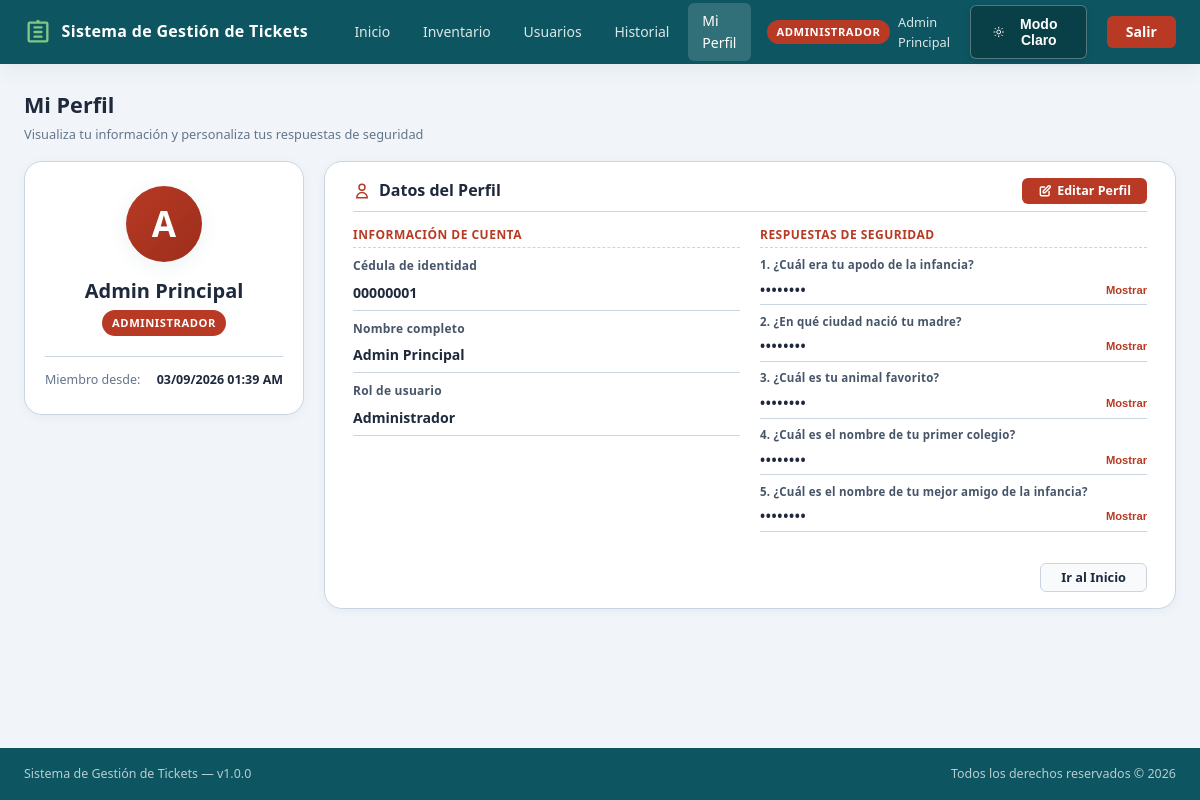
/perfil.php (signed in), run on the app's committed database.
### tables this page shows
CREATE TABLE IF NOT EXISTS Usuarios (
    Cedula     VARCHAR(8)  NOT NULL,
    Contrasena VARCHAR(64) NOT NULL,    
    Pregunta1_Rpta VARCHAR(255) NOT NULL,
    Pregunta2_Rpta VARCHAR(255) NOT NULL,
    Pregunta3_Rpta VARCHAR(255) NOT NULL,
    Pregunta4_Rpta VARCHAR(255) NOT NULL,
    Pregunta5_Rpta VARCHAR(255) NOT NULL,
    PRIMARY KEY (Cedula, Contrasena),
    FOREIGN KEY (Cedula) REFERENCES Perfiles(Cedula) ON DELETE CASCADE
);

CREATE TABLE IF NOT EXISTS Perfiles (
    Cedula   VARCHAR(8)                                   PRIMARY KEY,
    Rol      ENUM('Administrador', 'Operador', 'Tecnico') NOT NULL,
    Activo   BOOLEAN                                      DEFAULT TRUE,
    Nombre   VARCHAR(100)                                 NOT NULL,
    Cre_Per  DATETIME                                     DEFAULT CURRENT_TIMESTAMP,
    Upd_Per  DATETIME                                     DEFAULT CURRENT_TIMESTAMP ON UPDATE CURRENT_TIMESTAMP
);

### includes/auth.php (called while the page is built, shortened)
<?php
function dashboardUrl(): string {
    switch ($_SESSION['rol'] ?? '') {
        case 'Administrador': return 'admin/dashboard.php';
    }
}

### perfil.php (the view, shortened to what this page needs)
<?php
require_once __DIR__ . '/config/db.php';
require_once __DIR__ . '/includes/auth.php';
$cedula = $_SESSION['cedula'];
$stmt = $conn->prepare("
    SELECT p.Cedula, p.Nombre, p.Rol, p.Cre_Per, u.Pregunta1_Rpta, u.Pregunta2_Rpta, u.Pregunta3_Rpta, u.Pregunta4_Rpta, u.Pregunta5_Rpta
    FROM Perfiles p
    INNER JOIN Usuarios u ON p.Cedula = u.Cedula
    WHERE p.Cedula = ?
    LIMIT 1
");
$stmt->bind_param('s', $cedula);
$stmt->execute();
$user = $stmt->get_result()->fetch_assoc();
$preguntas_seguridad = [
    1 => '¿Cuál era tu apodo de la infancia?',
    2 => '¿En qué ciudad nació tu madre?',
    3 => '¿Cuál es tu animal favorito?',
    4 => '¿Cuál es el nombre de tu primer colegio?',
    5 => '¿Cuál es el nombre de tu mejor amigo de la infancia?'
];
require_once __DIR__ . '/includes/header.php';
?>
<div class="page-header" style="margin-bottom: 1rem;">
    <div>
        <h1 style="font-size:1.35rem; margin-bottom: 0.1rem;">Mi Perfil</h1>
        <p style="font-size:0.8rem; margin:0;">Visualiza tu información y personaliza tus respuestas de seguridad</p>
    </div>
</div>
<div class="profile-bento-layout">
    <div class="bento-card" style="display:flex; flex-direction:column; align-items:center; justify-content:center; text-align:center; padding: 1.5rem 1.25rem; max-height: 380px;">
        <div style="width: 76px; height: 76px; border-radius: 50%; background: linear-gradient(135deg, var(--verde-grama), var(--verde-hover)); display: flex; align-items: center; justify-content: center; color: white; font-size: 2.2rem; font-weight: 700; margin-bottom: 0.85rem; box-shadow: var(--shadow-md);">
            <?= strtoupper(substr($user['Nombre'], 0, 1)) ?>
        </div>
        <h2 style="font-size: 1.25rem; font-weight: 800; color: var(--text-primary); margin-bottom: 0.15rem; word-break: break-word;"><?= htmlspecialchars($user['Nombre']) ?></h2>
        <span class="role-pill role-<?= strtolower($user['Rol']) ?>" style="font-size: 0.7rem; padding: 0.25rem 0.65rem; margin-bottom: 1.25rem;"><?= htmlspecialchars($user['Rol'] === 'Tecnico' ? 'Técnico' : $user['Rol']) ?></span>
        <div style="width: 100%; border-top: 1px solid var(--border-color); padding-top: 0.85rem; text-align: left; font-size: 0.78rem;">
            <div style="display: flex; justify-content: space-between; align-items: center; gap: 0.5rem; white-space: nowrap;">
                <span class="text-muted" style="white-space: nowrap;">Miembro desde:</span>
                <span style="font-weight: 600; color: var(--text-primary); white-space: nowrap;"><?= date('d/m/Y h:i A', strtotime($user['Cre_Per'])) ?></span>
            </div>
        </div>
    </div>
    <div class="bento-card" style="padding: 1rem 1.75rem;">
        <div class="card-header" style="margin-bottom: 0.85rem; padding-bottom: 0.4rem; border-bottom: 1px solid var(--border-color); display: flex; justify-content: space-between; align-items: center;">
            <h3 class="card-title" style="margin: 0; font-size: 1rem; font-weight: 700; color: var(--text-primary); display: flex; align-items: center; gap: 0.5rem;">
                <svg class="card-icon" viewBox="0 0 24 24" fill="none" xmlns="http://www.w3.org/2000/svg" style="width:18px; height:18px; color:var(--verde-grama);">
                    <path d="M16 7a4 4 0 11-8 0 4 4 0 018 0zM12 14a7 7 0 00-7 7h14a7 7 0 00-7-7z" stroke="currentColor" stroke-width="2" stroke-linecap="round"/>
                </svg>
                Datos del Perfil
            </h3>
            <button type="button" id="btnToggleEdit" class="btn btn-primary btn-sm" style="margin: 0; padding: 0.4rem 1rem; display: flex; align-items: center; gap: 0.35rem; font-size: 0.78rem;">
                Editar Perfil
            </button>
        </div>
        <div id="profileViewBlock">
            <div class="register-grid" style="gap: 1.25rem;">
                <div class="register-grid-col">
                    <h4 style="font-size:0.75rem; font-weight:700; color:var(--verde-grama); margin-bottom: 0.5rem; border-bottom: 1px dashed var(--border-color); padding-bottom: 0.15rem; text-transform: uppercase; letter-spacing:0.04em;">
                        Información de Cuenta
                    </h4>
                    <div class="form-group" style="margin-bottom: 0.5rem;">
                        <span class="form-label" style="color:var(--text-secondary); margin-bottom: 0.05rem; font-size: 0.75rem;">Cédula de identidad</span>
                        <div style="font-size: 0.88rem; font-weight: 600; color: var(--text-primary); padding: 0.35rem 0; border-bottom: 1px solid var(--border-color);"><?= htmlspecialchars($user['Cedula']) ?></div>
                    </div>
                    <div class="form-group" style="margin-bottom: 0.5rem;">
                        <span class="form-label" style="color:var(--text-secondary); margin-bottom: 0.05rem; font-size: 0.75rem;">Nombre completo</span>
                        <div style="font-size: 0.88rem; font-weight: 600; color: var(--text-primary); padding: 0.35rem 0; border-bottom: 1px solid var(--border-color);"><?= htmlspecialchars($user['Nombre']) ?></div>
                    </div>
                    <div class="form-group" style="margin-bottom: 0.5rem;">
                        <span class="form-label" style="color:var(--text-secondary); margin-bottom: 0.05rem; font-size: 0.75rem;">Rol de usuario</span>
                        <div style="font-size: 0.88rem; font-weight: 600; color: var(--text-primary); padding: 0.35rem 0; border-bottom: 1px solid var(--border-color);"><?= htmlspecialchars($user['Rol'] === 'Tecnico' ? 'Técnico' : $user['Rol']) ?></div>
                    </div>
                </div>
                <div class="register-grid-col">
                    <h4 style="font-size:0.75rem; font-weight:700; color:var(--verde-grama); margin-bottom: 0.5rem; border-bottom: 1px dashed var(--border-color); padding-bottom: 0.15rem; text-transform: uppercase; letter-spacing:0.04em;">
                        Respuestas de Seguridad
                    </h4>
                    <?php for ($i = 1; $i <= 5; $i++): ?>
                        <div class="form-group" style="margin-bottom: 0.45rem;">
                            <span class="form-label" style="color:var(--text-secondary); margin-bottom: 0.02rem; font-size: 0.72rem;"><?= $i ?>. <?= htmlspecialchars($preguntas_seguridad[$i]) ?></span>
                            <div style="font-size: 0.85rem; font-weight: 600; color: var(--text-primary); padding: 0.25rem 0; border-bottom: 1px solid var(--border-color); display: flex; justify-content: space-between; align-items: center;">
                                <span class="mask-answer" data-answer="<?= htmlspecialchars($user['Pregunta'.$i.'_Rpta']) ?>" style="letter-spacing: 0.05em;">••••••••</span>
                                <button type="button" class="btn-toggle-mask" style="background: none; border: none; color: var(--verde-grama); cursor: pointer; font-size: 0.7rem; font-weight: 700; padding: 0;" onclick="toggleAnswerMask(this)">Mostrar</button>
                            </div>
                        </div>
                    <?php endfor; ?>
                </div>
                <div class="register-footer-actions" style="margin-top: 0.2rem; justify-content: flex-end; flex-direction: row; gap: 1rem; width: 100%;">
                    <a href="<?= dashboardUrl() ?>" class="btn btn-secondary" style="margin: 0; padding: 0.45rem 1.25rem; font-size: 0.8rem;">Ir al Inicio</a>
                </div>
            </div>
        </div>
    </div>
</div>
<?php
require_once __DIR__ . '/includes/footer.php';
?>

### assets/css/style.css (style rules this page uses)
:root { --verde-grama: #b83a24; --verde-hover: #9c2e1b; --verde-light: #fef2f2; --verde-mid: #b83a24; --rojo: #b83a24; --rojo-hover: #9c2e1b; --rojo-light: #fdf2f2; --blanco: #ffffff; --bg-page: #f1f5f9; --bg-card: #ffffff; --bg-card-alt: #f8fafc; --bg-navbar: #0d5661; --bg-footer: #0d5661; --text-primary: #1e293b; --text-secondary: #475569; --text-muted: #64748b; --text-navbar: #ffffff; --border-color: #cbd5e1; --border-focus: #0d5661; --shadow-sm: 0 2px 8px rgba(13,86,97,0.06); --shadow-md: 0 4px 20px rgba(13,86,97,0.08); --shadow-lg: 0 8px 40px rgba(13,86,97,0.12); --input-bg: #ffffff; --table-header: #f8fafc; --table-row-alt: #f8fafc; --table-row-hover: #f1f5f9; --badge-bg: #f1f5f9; --btn-shadow: rgba(184,58,36,0.3); --focus-shadow: rgba(13,86,97,0.15); --blue-accent: #1565c0; --font-sans: 'Segoe UI', system-ui, -apple-system, sans-serif; --radius-sm: 6px; --radius-md: 12px; --radius-lg: 18px; --transition: 0.25s ease; }
*, *::before, *::after { box-sizing: border-box; margin: 0; padding: 0; }
html { scroll-behavior: smooth; font-size: 16px; }
body { font-family: var(--font-sans); background: var(--bg-page); color: var(--text-primary); line-height: 1.6; min-height: 100vh; display: flex; flex-direction: column; transition: background var(--transition), color var(--transition); }
a { color: var(--verde-grama); text-decoration: none; transition: color var(--transition); }
.role-pill { display: inline-block; padding: 0.2rem 0.6rem; border-radius: 99px; font-size: 0.7rem; font-weight: 700; text-transform: uppercase; letter-spacing: 0.05em; }
.role-administrador { background: var(--verde-grama); color: #fff; }
.btn { display: inline-flex; align-items: center; gap: 0.4rem; padding: 0.55rem 1.2rem; border-radius: var(--radius-sm); border: none; cursor: pointer; font-family: var(--font-sans); font-size: 0.875rem; font-weight: 600; text-decoration: none; transition: all var(--transition); line-height: 1; }
.btn-primary { background: var(--verde-grama); color: #fff; }
.btn-secondary { background: var(--bg-card-alt); color: var(--text-primary); border: 1px solid var(--border-color); }
.btn-sm { padding: 0.35rem 0.8rem; font-size: 0.8rem; }
.bento-card { background: var(--bg-card); border: 1px solid var(--border-color); border-radius: var(--radius-lg); padding: 1.5rem; box-shadow: var(--shadow-sm); transition: box-shadow var(--transition), background var(--transition), border-color var(--transition); }
.card-header { display: flex; align-items: center; justify-content: space-between; margin-bottom: 1rem; padding-bottom: 0.75rem; border-bottom: 1px solid var(--border-color); }
.card-title { font-size: 1rem; font-weight: 700; color: var(--text-primary); display: flex; align-items: center; gap: 0.5rem; }
.card-icon { width: 20px; height: 20px; color: var(--verde-grama); }
.form-group { margin-bottom: 1.1rem; }
.form-label { display: block; font-size: 0.82rem; font-weight: 600; color: var(--text-secondary); margin-bottom: 0.4rem; letter-spacing: 0.02em; }
.page-header { display: flex; align-items: center; justify-content: space-between; margin-bottom: 1.5rem; gap: 1rem; }
.page-header h1 { font-size: 1.5rem; font-weight: 800; color: var(--text-primary); }
.page-header p { font-size: 0.85rem; color: var(--text-muted); margin-top: 0.2rem; }
.text-muted { color: var(--text-muted); }
.bento-card, .stat-card { animation: fadeIn 0.35s ease; }
.register-grid { display: grid; grid-template-columns: 1fr 1fr; gap: 1.5rem; align-items: start; }
.register-grid-col { display: flex; flex-direction: column; }
.register-footer-actions { grid-column: span 2; margin-top: 0.35rem; display: flex; flex-direction: column; align-items: center; gap: 0.35rem; }

### perfil.php (style rules this page uses)
.profile-bento-layout { display: grid; grid-template-columns: 280px 1fr; gap: 1.25rem; align-items: start; }

### data on the page
usuarios: Cedula.Nombre "A", Cedula.Nombre "Admin Principal", Cedula.Rol "ADMINISTRADOR", Cedula.Cre_Per "03/09/2026 01:39 AM", Cedula.Cedula "00000001", Cedula.Rol "Administrador"

### other printed values
APP_NAME "Sistema de Gestión de Tickets"
$rol === 'Tecnico' ? 'Técnico' : $rol "ADMINISTRADOR"
$nombre "Admin Principal"
$preguntas_seguridad[$i] "¿Cuál era tu apodo de la infancia?"
$preguntas_seguridad[$i] "¿En qué ciudad nació tu madre?"
$preguntas_seguridad[$i] "¿Cuál es tu animal favorito?"
$preguntas_seguridad[$i] "¿Cuál es el nombre de tu primer colegio?"
$preguntas_seguridad[$i] "¿Cuál es el nombre de tu mejor amigo de la infancia?"
APP_VERSION "1.0.0"
